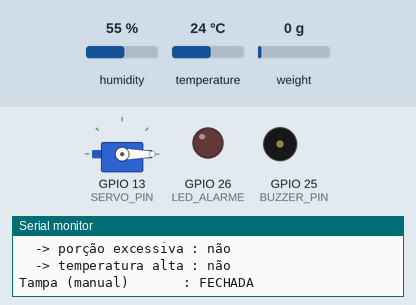
Recording of a program running on a simulated ESP32. On the bench: servo, output pins drawn as LEDs (lit = HIGH), buzzer (waves = sounding), the last lines printed to the serial monitor. Inputs (shaded band) come from the test bench; at power-on: temperature 24 °C, humidity 55 %, weight on the scale 0 g. WiFi joins after 1.5 s; servers stay silent unless stated; no MQTT or app messages arrive unless stated.

Above: at 3.9 s.
4.0 s: temperature set to 29.5 °C
7.7 s: temperature set to 30.6 °C
At 9.63 s:
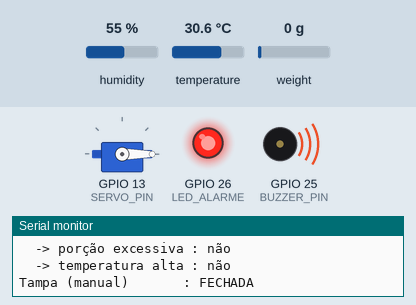
At 10.2 s:
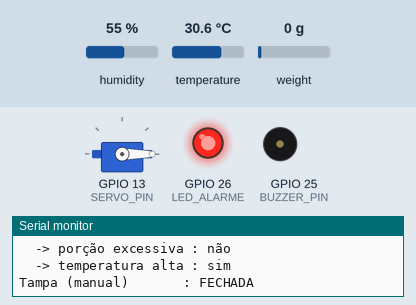
Timing chart, 0 to 29.2 s (numbered marks = the images above; inputs shaded):
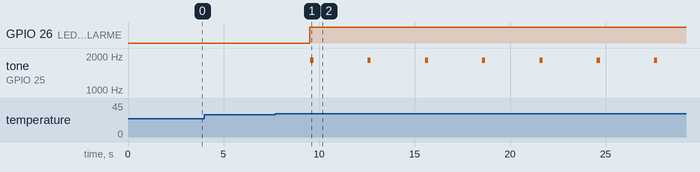

Measured:
- the behaviour switches between 30 and 30.1 °C on temperature (found by bisection; images 0 and 1)
- after the input at 7.7 s, GPIO 26 (LED_ALARME): LOW → HIGH after 1.8 s; tone on GPIO 25 (BUZZER_PIN): alternates 1826 Hz for 0.16 s and silent for 2.8 s, starting after 1.9 s

The program:

main.cpp
```cpp
/* =========================================================================
   BALANÇA NUTRICIONAL IoT — ESP32 + Wokwi + MQTT (broker público)
   Versão 2: SEM Blynk. Os dados são consumidos por um app WEB (HTML/CSS/JS)
   e por um app MOBILE (React Native / Expo) que se conectam ao MESMO broker.
   =========================================================================

   SENSORES (2):
     1) HX711 + Célula de Carga -> peso do alimento sobre o prato (g)
     2) DHT22                   -> temperatura (°C) e umidade (%) do
                                    ambiente onde o alimento é mantido

   ATUADORES (2):
     1) Buzzer + LED vermelho — AUTOMÁTICO (regra de negócio)
        Dispara sozinho quando:
          a) a porção sobre a balança ultrapassa LIMITE_PESO_PORCAO, OU
          b) a temperatura ambiente ultrapassa LIMITE_TEMPERATURA
     2) Servo motor — MANUAL
        Abre/fecha a "tampa inteligente" do recipiente. Só se move quando
        o usuário envia o comando pelo app web ou pelo app mobile.

   COMUNICAÇÃO: MQTT (biblioteca PubSubClient) em um broker público.
   Todos os tópicos ficam sob  balanca-nutricional/<PROJECT_ID>/...

     ESP32 -> apps (telemetria, publicada com retain):
       .../peso                     peso em gramas
       .../calorias/refeicao        kcal do alimento que está no prato
       .../calorias/dia             kcal acumuladas no dia
       .../meta/progresso           % da meta diária já consumida
       .../ambiente/temperatura     °C
       .../ambiente/umidade         %
       .../alarme/status            0 = normal, 1 = alarme ativo
       .../alarme/motivo            nenhum | porcao | temperatura | porcao+temperatura
       .../tampa/estado             0 = fechada, 1 = aberta
       .../config/alimento          0 = Arroz, 1 = Frango, 2 = Ovo
       .../config/meta              meta calórica diária (kcal)
       .../config/limite_peso       limite de porção (g)
       .../config/limite_temperatura  limite de temperatura (°C)
       .../status                   online | offline (Last Will do MQTT)

     apps -> ESP32 (comandos):
       .../cmd/alimento             0, 1 ou 2           (retain)
       .../cmd/meta                 100 a 10000 kcal    (retain)
       .../cmd/tampa                0 = fechar, 1 = abrir (retain)
       .../cmd/resetar              1 = zerar calorias do dia

   ========================================================================= */

#include <WiFi.h>
#include <PubSubClient.h>
#include "HX711.h"
#include <ESP32Servo.h>
#include "DHTesp.h"
// A documentação oficial do Wokwi recomenda especificamente a DHTesp para
// ler o wokwi-dht22 a partir de um ESP32:
// https://docs.wokwi.com/parts/wokwi-dht22

// --------------------------- REDE (Wokwi) ---------------------------------
const char* WIFI_SSID     = "Wokwi-GUEST";   // rede virtual do Wokwi
const char* WIFI_PASSWORD = "";              // sem senha
const int   WIFI_CHANNEL  = 6;               // acelera a conexão no Wokwi

// --------------------------- MQTT (broker público) --------------------------
const char* MQTT_SERVER = "broker.hivemq.com";   // alternativa: "broker.emqx.io"
const int   MQTT_PORT   = 1883;                  // MQTT sem TLS (TCP)

// >>> TROQUE por um texto único seu (letras/números, sem espaços nem "/").
// >>> Use EXATAMENTE o mesmo valor em web/config.js e mobile/config.js.
// O broker é público: quem souber esse ID enxerga e comanda a sua balança.
#define PROJECT_ID  "bn7k2q9"

#define BASE_TOPIC       "balanca-nutricional/" PROJECT_ID
#define MQTT_CLIENT_ID   "esp32-balanca-" PROJECT_ID

// Telemetria (ESP32 -> apps)
#define T_PESO            BASE_TOPIC "/peso"
#define T_CAL_REFEICAO    BASE_TOPIC "/calorias/refeicao"
#define T_CAL_DIA         BASE_TOPIC "/calorias/dia"
#define T_PROGRESSO       BASE_TOPIC "/meta/progresso"
#define T_TEMPERATURA     BASE_TOPIC "/ambiente/temperatura"
#define T_UMIDADE         BASE_TOPIC "/ambiente/umidade"
#define T_ALARME_STATUS   BASE_TOPIC "/alarme/status"
#define T_ALARME_MOTIVO   BASE_TOPIC "/alarme/motivo"
#define T_TAMPA_ESTADO    BASE_TOPIC "/tampa/estado"
#define T_CFG_ALIMENTO    BASE_TOPIC "/config/alimento"
#define T_CFG_META        BASE_TOPIC "/config/meta"
#define T_CFG_LIM_PESO    BASE_TOPIC "/config/limite_peso"
#define T_CFG_LIM_TEMP    BASE_TOPIC "/config/limite_temperatura"
#define T_STATUS          BASE_TOPIC "/status"

// Comandos (apps -> ESP32)
#define T_CMD_ALIMENTO    BASE_TOPIC "/cmd/alimento"
#define T_CMD_META        BASE_TOPIC "/cmd/meta"
#define T_CMD_TAMPA       BASE_TOPIC "/cmd/tampa"
#define T_CMD_RESETAR     BASE_TOPIC "/cmd/resetar"

WiFiClient   espClient;
PubSubClient mqtt(espClient);

// ------------------------------ PINAGEM -------------------------------------
#define HX711_SCK   4     // ESP32 -> HX711 SCK
#define HX711_DT    19    // ESP32 <- HX711 DT
#define DHT_PIN     15    // ESP32 <- DHT22 SDA
#define BUZZER_PIN  25    // ATUADOR 1 (parte sonora)
#define LED_ALARME  26    // ATUADOR 1 (parte luminosa)
#define SERVO_PIN   13    // ATUADOR 2 (tampa - controle manual)

HX711  balanca;
Servo  tampa;
DHTesp dhtSensor;

// -------------------------- TABELA NUTRICIONAL -------------------------------
// Calorias = Peso(g) x (kcal por 100g / 100)   <- fórmula do projeto original
struct Alimento {
  const char* nome;
  float kcalPor100g;
};

Alimento tabelaAlimentos[3] = {
  { "Arroz cozido",    130.0 },  // índice 0
  { "Frango grelhado", 165.0 },  // índice 1
  { "Ovo cozido",      155.0 }   // índice 2
};

// ------------------------------- ESTADO ---------------------------------------
int   alimentoSelecionado = 0;       // escolhido no app (cmd/alimento)
float metaCalorica        = 2000.0;  // meta diária (kcal), ajustável no app
float caloriasDoDia       = 0.0;     // acumulado do dia
bool  pratoOcupado         = false;   // controla quando somar uma nova refeição
bool  tampaAberta          = false;   // estado atual do servo

unsigned long ultimaLeitura = 0;
const unsigned long INTERVALO_LEITURA = 3000; // lê/envia a cada 3 segundos

// Limites usados pela regra automática do ATUADOR 1 (e publicados para os
// apps, que só os exibem — a decisão é sempre tomada aqui no ESP32).
const float LIMITE_PESO_PORCAO = 300.0;   // g
const float LIMITE_TEMPERATURA = 30.0;    // °C

// Controle da comunicação
bool forcarLeitura = false;          // true = processa/publica já, sem esperar 3 s
bool configPendente = false;         // true = falta publicar o estado inicial
unsigned long instanteConexao = 0;

// ===============================================================================
// PROTÓTIPOS DE FUNÇÃO (necessários em arquivos .cpp do PlatformIO)
// ===============================================================================
void conectarWiFi();
void reconectarMQTT();
void mqttCallback(char* topic, byte* payload, unsigned int length);
void publicar(const char* topico, const String& valor, bool retido = true);
void publicarConfig();
void processarSensoresEEnviar();
void bipManual(int pin, int freqHz, int duracaoMs);

// ===============================================================================
void setup() {
  Serial.begin(115200);
  delay(200);

  pinMode(BUZZER_PIN, OUTPUT);
  pinMode(LED_ALARME, OUTPUT);
  digitalWrite(BUZZER_PIN, LOW);
  digitalWrite(LED_ALARME, LOW);

  // ---- SENSOR 1: HX711 ----
  balanca.begin(HX711_DT, HX711_SCK);
  // A célula simulada no Wokwi está configurada como "5kg" (faixa crua 0-2100).
  // 2100 contagens equivalem a 5000 g  ->  fator = 2100 / 5000 = 0.42
  balanca.set_scale(0.42f);
  balanca.tare();  // zera a balança (prato vazio ao ligar)

  // ---- SENSOR 2: DHT22 ----
  dhtSensor.setup(DHT_PIN, DHTesp::DHT22);

  // ---- ATUADOR 2: Servo (tampa) ----
  tampa.attach(SERVO_PIN);
  tampa.write(0);  // tampa começa fechada

  conectarWiFi();

  mqtt.setServer(MQTT_SERVER, MQTT_PORT);
  mqtt.setCallback(mqttCallback);
}

// ===============================================================================
void loop() {
  if (WiFi.status() != WL_CONNECTED) conectarWiFi();
  if (!mqtt.connected()) reconectarMQTT();
  mqtt.loop();

  // Logo após conectar, o broker entrega os últimos comandos guardados (retain).
  // Esperamos um instante para aplicá-los e só então publicamos o estado.
  if (configPendente && millis() - instanteConexao > 1500) {
    configPendente = false;
    publicarConfig();
  }

  if (forcarLeitura || millis() - ultimaLeitura >= INTERVALO_LEITURA) {
    forcarLeitura = false;
    ultimaLeitura = millis();
    processarSensoresEEnviar();
  }
}

// ------------------------------- WI-FI -----------------------------------------
void conectarWiFi() {
  Serial.print("Conectando ao WiFi");
  WiFi.mode(WIFI_STA);
  WiFi.begin(WIFI_SSID, WIFI_PASSWORD, WIFI_CHANNEL);
  while (WiFi.status() != WL_CONNECTED) {
    delay(300);
    Serial.print(".");
  }
  Serial.println(" conectado!");
  Serial.print("IP: ");
  Serial.println(WiFi.localIP());
}

// ------------------------------- MQTT -------------------------------------------
void reconectarMQTT() {
  while (!mqtt.connected()) {
    Serial.print("Conectando ao broker MQTT...");
    // Last Will: se o ESP32 cair sem avisar, o broker publica "offline" em T_STATUS
    if (mqtt.connect(MQTT_CLIENT_ID, nullptr, nullptr, T_STATUS, 0, true, "offline")) {
      Serial.println(" ok!");
      mqtt.publish(T_STATUS, "online", true);
      mqtt.subscribe(BASE_TOPIC "/cmd/#");   // recebe todos os comandos dos apps
      configPendente = true;
      instanteConexao = millis();
    } else {
      Serial.print(" falhou (rc=");
      Serial.print(mqtt.state());
      Serial.println("), tentando de novo em 3s...");
      delay(3000);
    }
  }
}

// Executado toda vez que chega um comando MQTT vindo dos apps
void mqttCallback(char* topic, byte* payload, unsigned int length) {
  String msg;
  for (unsigned int i = 0; i < length; i++) msg += (char)payload[i];
  msg.trim();
  String t = String(topic);

  Serial.print("MQTT [");
  Serial.print(t);
  Serial.print("] -> ");
  Serial.println(msg);

  // Dropdown de alimento (0=Arroz, 1=Frango, 2=Ovo)
  if (t == T_CMD_ALIMENTO) {
    int v = msg.toInt();
    if (v >= 0 && v <= 2) {
      alimentoSelecionado = v;
      publicar(T_CFG_ALIMENTO, String(alimentoSelecionado));
      forcarLeitura = true;
    }
  }

  // Meta calórica diária
  else if (t == T_CMD_META) {
    float v = msg.toFloat();
    if (v >= 100 && v <= 10000) {
      metaCalorica = v;
      publicar(T_CFG_META, String(metaCalorica, 0));
      forcarLeitura = true;
    }
  }

  // ATUADOR 2 (MANUAL): abre/fecha a tampa (servo)
  else if (t == T_CMD_TAMPA) {
    tampaAberta = (msg.toInt() == 1);
    tampa.write(tampaAberta ? 90 : 0);
    publicar(T_TAMPA_ESTADO, tampaAberta ? "1" : "0");
    Serial.println(tampaAberta ? ">> Tampa ABERTA (comando manual)"
                                : ">> Tampa FECHADA (comando manual)");
  }

  // Zera o acumulado do dia (uso em demonstração / novo dia)
  else if (t == T_CMD_RESETAR) {
    if (msg.toInt() == 1) {
      caloriasDoDia = 0;
      forcarLeitura = true;
      Serial.println(">> Total de calorias do dia foi zerado.");
    }
  }
}

// Publica um valor (retain = true por padrão: quem abrir o app depois já
// recebe o último valor, sem esperar o próximo ciclo)
void publicar(const char* topico, const String& valor, bool retido) {
  mqtt.publish(topico, valor.c_str(), retido);
}

// Estado e configurações que não mudam a cada ciclo
void publicarConfig() {
  publicar(T_CFG_ALIMENTO, String(alimentoSelecionado));
  publicar(T_CFG_META, String(metaCalorica, 0));
  publicar(T_CFG_LIM_PESO, String(LIMITE_PESO_PORCAO, 0));
  publicar(T_CFG_LIM_TEMP, String(LIMITE_TEMPERATURA, 0));
  publicar(T_TAMPA_ESTADO, tampaAberta ? "1" : "0");
}

// ------------------------- LÓGICA PRINCIPAL DO PROJETO ---------------------------
void processarSensoresEEnviar() {

  // ============== SENSOR 1: peso (HX711) ==============
  float peso = 0;
  if (balanca.is_ready()) {
    peso = balanca.get_units(5);
    if (peso < 0) peso = 0;
  } else {
    Serial.println("Aviso: HX711 não respondeu nesta leitura.");
  }

  // ============== Cálculo nutricional ==============
  float kcal100g = tabelaAlimentos[alimentoSelecionado].kcalPor100g;
  float caloriasRefeicao = peso * (kcal100g / 100.0);

  // Só soma ao total do dia quando detecta uma NOVA refeição sendo colocada
  // (transição "prato vazio" -> "prato ocupado"), evitando somar sem parar
  // enquanto o mesmo alimento permanece sobre a balança.
  if (!pratoOcupado && peso > 10) {
    pratoOcupado = true;
    caloriasDoDia += caloriasRefeicao;
    Serial.println(">> Nova refeição detectada — calorias somadas ao total do dia.");
  } else if (pratoOcupado && peso < 5) {
    pratoOcupado = false; // prato foi retirado, pronto para a próxima pesagem
  }

  float progresso = (metaCalorica > 0) ? (caloriasDoDia / metaCalorica) * 100.0 : 0;
  if (progresso > 100) progresso = 100;

  // ============== SENSOR 2: temperatura/umidade (DHT22) ==============
  TempAndHumidity leituraDht = dhtSensor.getTempAndHumidity();
  float temperatura = leituraDht.temperature;
  float umidade      = leituraDht.humidity;
  // A DHTesp não usa NAN para indicar falha — o jeito certo de checar é getStatus().
  bool leituraDhtOk = (dhtSensor.getStatus() == DHTesp::ERROR_NONE);

  if (!leituraDhtOk) {
    Serial.print("Aviso: leitura do DHT22 falhou. Status: ");
    Serial.println(dhtSensor.getStatusString());
    temperatura = -99;
    umidade = -99;
  }

  // ============== ATUADOR 1 (AUTOMÁTICO) — regra de negócio ==============
  // Reage ao peso ATUAL (não ao acumulado do dia), por isso é totalmente
  // reversível: liga sozinho ao ultrapassar o limite, desliga sozinho ao
  // voltar pra baixo dele.
  bool porcaoExcessiva = peso > LIMITE_PESO_PORCAO;
  bool temperaturaAlta = temperatura > LIMITE_TEMPERATURA;
  bool alarmeAtivo     = porcaoExcessiva || temperaturaAlta;

  const char* motivoAlarme = (porcaoExcessiva && temperaturaAlta) ? "porcao+temperatura"
                           : porcaoExcessiva ? "porcao"
                           : temperaturaAlta ? "temperatura"
                           : "nenhum";

  digitalWrite(LED_ALARME, alarmeAtivo ? HIGH : LOW);
  // Bipe "na unha" (digitalWrite alternado, sem tone()/LEDC): no ESP32 a função
  // tone() e a biblioteca Servo disputam o mesmo periférico de PWM, e usar
  // tone() travaria a tampa. O buzzer é um piezo passivo: só faz som com uma
  // tensão oscilando, por isso o nível fixo não bastaria.
  if (alarmeAtivo) {
    bipManual(BUZZER_PIN, 2000, 150); // bipe de ~150ms a 2kHz
  } else {
    digitalWrite(BUZZER_PIN, LOW);
  }

  // ============== Envio dos dados para os apps (MQTT) ==============
  publicar(T_PESO,          String(peso, 2));
  publicar(T_CAL_REFEICAO,  String(caloriasRefeicao, 2));
  publicar(T_CAL_DIA,       String(caloriasDoDia, 2));
  publicar(T_PROGRESSO,     String(progresso, 2));
  if (leituraDhtOk) {        // não publica lixo se o sensor falhou
    publicar(T_TEMPERATURA, String(temperatura, 2));
    publicar(T_UMIDADE,     String(umidade, 2));
  }
  publicar(T_ALARME_STATUS, alarmeAtivo ? "1" : "0");
  publicar(T_ALARME_MOTIVO, motivoAlarme);

  // ============== Log no Serial Monitor ==============
  Serial.println("---------------------------------------------------");
  Serial.print("Alimento selecionado : "); Serial.println(tabelaAlimentos[alimentoSelecionado].nome);
  Serial.print("Peso                 : "); Serial.print(peso); Serial.println(" g");
  Serial.print("Calorias da refeição : "); Serial.print(caloriasRefeicao); Serial.println(" kcal");
  Serial.print("Calorias do dia      : "); Serial.print(caloriasDoDia); Serial.println(" kcal");
  Serial.print("Meta calórica        : "); Serial.print(metaCalorica); Serial.println(" kcal");
  Serial.print("Progresso da meta    : "); Serial.print(progresso); Serial.println(" %");
  Serial.print("Temperatura          : "); Serial.print(temperatura); Serial.println(" C");
  Serial.print("Umidade              : "); Serial.print(umidade); Serial.println(" %");
  Serial.print("Alarme automático    : "); Serial.println(alarmeAtivo ? "ATIVO" : "inativo");
  Serial.print("  -> porção excessiva : "); Serial.println(porcaoExcessiva ? "sim" : "não");
  Serial.print("  -> temperatura alta : "); Serial.println(temperaturaAlta ? "sim" : "não");
  Serial.print("Tampa (manual)       : "); Serial.println(tampaAberta ? "ABERTA" : "FECHADA");
}

// Gera um bipe alternando o pino manualmente (sem usar tone()/LEDC), pra
// nunca disputar o hardware de PWM com a Servo. Bloqueia pelo tempo do
// bipe (bem curto), o que é aceitável já que roda só uma vez por ciclo.
void bipManual(int pin, int freqHz, int duracaoMs) {
  unsigned long periodoUs = 1000000UL / freqHz;
  unsigned long meioPeriodoUs = periodoUs / 2;
  unsigned long fimEm = millis() + duracaoMs;
  while (millis() < fimEm) {
    digitalWrite(pin, HIGH);
    delayMicroseconds(meioPeriodoUs);
    digitalWrite(pin, LOW);
    delayMicroseconds(meioPeriodoUs);
  }
}
```
